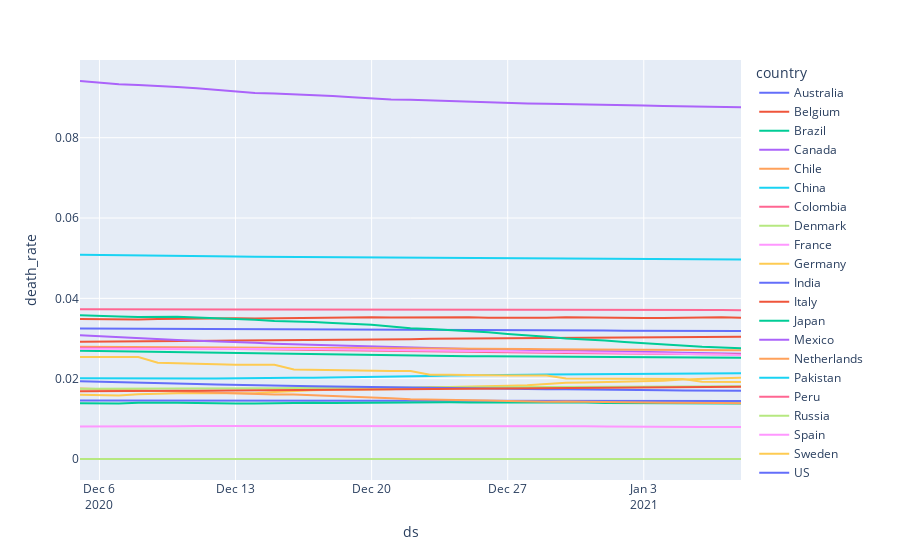

Source (notebook cell):
### Markdown cell above
## Death Rate

### Code cell
df_death_rate = pd.merge(left=df_deaths, right=df_confirmed, on=["ds", "country"], how="left")
df_death_rate["death_rate"] = df_death_rate["yhat_x"]/df_death_rate["yhat_y"]
fig = px.line(df_death_rate, x='ds', y='death_rate', color='country')
fig.show()
